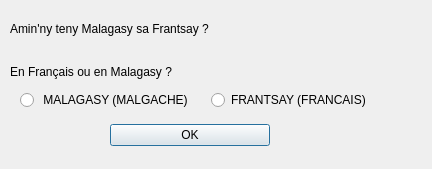
<?xml version="1.0" encoding="UTF-8"?>
<ui version="4.0">
 <class>Dialog</class>
 <widget class="QDialog" name="Dialog">
  <property name="geometry">
   <rect>
    <x>0</x>
    <y>0</y>
    <width>432</width>
    <height>169</height>
   </rect>
  </property>
  <property name="windowTitle">
   <string>Dialog</string>
  </property>
  <widget class="QWidget" name="verticalLayoutWidget">
   <property name="geometry">
    <rect>
     <x>10</x>
     <y>10</y>
     <width>611</width>
     <height>80</height>
    </rect>
   </property>
   <layout class="QVBoxLayout" name="verticalLayout">
    <item>
     <widget class="QLabel" name="label">
      <property name="text">
       <string>Amin'ny teny Malagasy sa Frantsay ?</string>
      </property>
     </widget>
    </item>
    <item>
     <widget class="QLabel" name="label_2">
      <property name="text">
       <string>En Français ou en Malagasy ?</string>
      </property>
     </widget>
    </item>
   </layout>
  </widget>
  <widget class="QWidget" name="horizontalLayoutWidget">
   <property name="geometry">
    <rect>
     <x>20</x>
     <y>90</y>
     <width>375</width>
     <height>21</height>
    </rect>
   </property>
   <layout class="QHBoxLayout" name="horizontalLayout">
    <item>
     <widget class="QRadioButton" name="radioButton_MG">
      <property name="text">
       <string> MALAGASY (MALGACHE)</string>
      </property>
     </widget>
    </item>
    <item>
     <widget class="QRadioButton" name="radioButton_FR">
      <property name="text">
       <string>FRANTSAY (FRANCAIS) </string>
      </property>
     </widget>
    </item>
   </layout>
  </widget>
  <widget class="QWidget" name="verticalLayoutWidget_2">
   <property name="geometry">
    <rect>
     <x>110</x>
     <y>110</y>
     <width>160</width>
     <height>51</height>
    </rect>
   </property>
   <layout class="QVBoxLayout" name="verticalLayout_2">
    <item>
     <widget class="QPushButton" name="pushButton_OK">
      <property name="text">
       <string>OK</string>
      </property>
     </widget>
    </item>
   </layout>
  </widget>
 </widget>
 <resources/>
 <connections/>
</ui>
